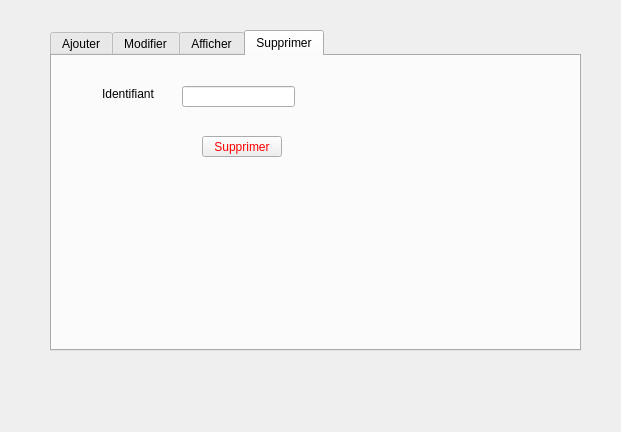
<?xml version="1.0" encoding="UTF-8"?>
<ui version="4.0">
 <class>avion</class>
 <widget class="QDialog" name="avion">
  <property name="geometry">
   <rect>
    <x>0</x>
    <y>0</y>
    <width>621</width>
    <height>432</height>
   </rect>
  </property>
  <property name="windowTitle">
   <string>Dialog</string>
  </property>
  <widget class="QTabWidget" name="AVION">
   <property name="geometry">
    <rect>
     <x>50</x>
     <y>30</y>
     <width>531</width>
     <height>321</height>
    </rect>
   </property>
   <property name="currentIndex">
    <number>3</number>
   </property>
   <widget class="QWidget" name="tab">
    <attribute name="title">
     <string>Ajouter</string>
    </attribute>
    <widget class="QLabel" name="label">
     <property name="geometry">
      <rect>
       <x>30</x>
       <y>30</y>
       <width>51</width>
       <height>16</height>
      </rect>
     </property>
     <property name="text">
      <string>Identifiant</string>
     </property>
    </widget>
    <widget class="QLabel" name="label_2">
     <property name="geometry">
      <rect>
       <x>30</x>
       <y>70</y>
       <width>47</width>
       <height>13</height>
      </rect>
     </property>
     <property name="text">
      <string>Capacité</string>
     </property>
    </widget>
    <widget class="QLabel" name="label_3">
     <property name="geometry">
      <rect>
       <x>30</x>
       <y>120</y>
       <width>47</width>
       <height>13</height>
      </rect>
     </property>
     <property name="text">
      <string>Etat</string>
     </property>
    </widget>
    <widget class="QLabel" name="label_4">
     <property name="geometry">
      <rect>
       <x>30</x>
       <y>170</y>
       <width>47</width>
       <height>13</height>
      </rect>
     </property>
     <property name="text">
      <string>Type</string>
     </property>
    </widget>
    <widget class="QLineEdit" name="le_id">
     <property name="geometry">
      <rect>
       <x>110</x>
       <y>30</y>
       <width>113</width>
       <height>21</height>
      </rect>
     </property>
    </widget>
    <widget class="QLineEdit" name="le_capacite">
     <property name="geometry">
      <rect>
       <x>110</x>
       <y>70</y>
       <width>113</width>
       <height>21</height>
      </rect>
     </property>
    </widget>
    <widget class="QPushButton" name="pb_Ajouter">
     <property name="geometry">
      <rect>
       <x>300</x>
       <y>90</y>
       <width>101</width>
       <height>21</height>
      </rect>
     </property>
     <property name="styleSheet">
      <string notr="true">color:lime;</string>
     </property>
     <property name="text">
      <string>Ajouter</string>
     </property>
    </widget>
    <widget class="QLabel" name="label_14">
     <property name="geometry">
      <rect>
       <x>440</x>
       <y>247</y>
       <width>51</width>
       <height>20</height>
      </rect>
     </property>
     <property name="text">
      <string/>
     </property>
     <property name="pixmap">
      <pixmap>D:/Esprit/2eme année/semestre 1/projet cpp/logo/logo 1.3.png</pixmap>
     </property>
    </widget>
    <widget class="QLabel" name="label_15">
     <property name="geometry">
      <rect>
       <x>481</x>
       <y>213</y>
       <width>20</width>
       <height>20</height>
      </rect>
     </property>
     <property name="text">
      <string/>
     </property>
     <property name="pixmap">
      <pixmap>D:/Esprit/2eme année/semestre 1/projet cpp/logo/logo4.png</pixmap>
     </property>
    </widget>
    <widget class="QLabel" name="label_16">
     <property name="geometry">
      <rect>
       <x>0</x>
       <y>0</y>
       <width>531</width>
       <height>301</height>
      </rect>
     </property>
     <property name="text">
      <string/>
     </property>
     <property name="pixmap">
      <pixmap>D:/Esprit/2eme année/semestre 1/projet cpp/logo/image1.jpg</pixmap>
     </property>
    </widget>
    <widget class="QComboBox" name="cb_etat">
     <property name="geometry">
      <rect>
       <x>110</x>
       <y>120</y>
       <width>101</width>
       <height>22</height>
      </rect>
     </property>
     <item>
      <property name="text">
       <string>Fonctionnel</string>
      </property>
     </item>
     <item>
      <property name="text">
       <string>Endommagé</string>
      </property>
     </item>
     <item>
      <property name="text">
       <string>En réparration</string>
      </property>
     </item>
    </widget>
    <widget class="QComboBox" name="cb_type">
     <property name="geometry">
      <rect>
       <x>110</x>
       <y>170</y>
       <width>72</width>
       <height>22</height>
      </rect>
     </property>
     <item>
      <property name="text">
       <string>jet privé</string>
      </property>
     </item>
     <item>
      <property name="text">
       <string>avion de tourisme</string>
      </property>
     </item>
    </widget>
    <zorder>label_16</zorder>
    <zorder>label</zorder>
    <zorder>label_2</zorder>
    <zorder>label_3</zorder>
    <zorder>label_4</zorder>
    <zorder>le_id</zorder>
    <zorder>le_capacite</zorder>
    <zorder>pb_Ajouter</zorder>
    <zorder>label_14</zorder>
    <zorder>label_15</zorder>
    <zorder>cb_etat</zorder>
    <zorder>cb_type</zorder>
   </widget>
   <widget class="QWidget" name="tab_2">
    <attribute name="title">
     <string>Modifier</string>
    </attribute>
    <widget class="QLabel" name="label_8">
     <property name="geometry">
      <rect>
       <x>30</x>
       <y>30</y>
       <width>51</width>
       <height>16</height>
      </rect>
     </property>
     <property name="text">
      <string>Identifiant</string>
     </property>
    </widget>
    <widget class="QLabel" name="label_9">
     <property name="geometry">
      <rect>
       <x>30</x>
       <y>70</y>
       <width>47</width>
       <height>13</height>
      </rect>
     </property>
     <property name="text">
      <string>Capacité</string>
     </property>
    </widget>
    <widget class="QLabel" name="label_10">
     <property name="geometry">
      <rect>
       <x>30</x>
       <y>170</y>
       <width>47</width>
       <height>13</height>
      </rect>
     </property>
     <property name="text">
      <string>Type</string>
     </property>
    </widget>
    <widget class="QLabel" name="label_11">
     <property name="geometry">
      <rect>
       <x>30</x>
       <y>120</y>
       <width>47</width>
       <height>13</height>
      </rect>
     </property>
     <property name="text">
      <string>Etat</string>
     </property>
    </widget>
    <widget class="QLineEdit" name="lineEdit_id_m">
     <property name="geometry">
      <rect>
       <x>110</x>
       <y>30</y>
       <width>113</width>
       <height>21</height>
      </rect>
     </property>
    </widget>
    <widget class="QLineEdit" name="lineEdit_capacite_m">
     <property name="geometry">
      <rect>
       <x>110</x>
       <y>70</y>
       <width>113</width>
       <height>21</height>
      </rect>
     </property>
    </widget>
    <widget class="QLineEdit" name="lineEdit_type_m">
     <property name="geometry">
      <rect>
       <x>110</x>
       <y>170</y>
       <width>113</width>
       <height>21</height>
      </rect>
     </property>
    </widget>
    <widget class="QLineEdit" name="lineEdit_etat_m">
     <property name="geometry">
      <rect>
       <x>110</x>
       <y>120</y>
       <width>113</width>
       <height>21</height>
      </rect>
     </property>
    </widget>
    <widget class="QPushButton" name="pushButton_modifier_2">
     <property name="geometry">
      <rect>
       <x>260</x>
       <y>140</y>
       <width>91</width>
       <height>21</height>
      </rect>
     </property>
     <property name="styleSheet">
      <string notr="true">color:blue;
</string>
     </property>
     <property name="text">
      <string>Modifier</string>
     </property>
    </widget>
    <widget class="QLabel" name="label_17">
     <property name="geometry">
      <rect>
       <x>0</x>
       <y>0</y>
       <width>531</width>
       <height>301</height>
      </rect>
     </property>
     <property name="text">
      <string/>
     </property>
     <property name="pixmap">
      <pixmap>D:/Esprit/2eme année/semestre 1/projet cpp/logo/image2.jpg</pixmap>
     </property>
    </widget>
    <zorder>label_17</zorder>
    <zorder>label_8</zorder>
    <zorder>label_9</zorder>
    <zorder>label_10</zorder>
    <zorder>label_11</zorder>
    <zorder>lineEdit_id_m</zorder>
    <zorder>lineEdit_capacite_m</zorder>
    <zorder>lineEdit_type_m</zorder>
    <zorder>lineEdit_etat_m</zorder>
    <zorder>pushButton_modifier_2</zorder>
   </widget>
   <widget class="QWidget" name="Afficher">
    <attribute name="title">
     <string>Afficher</string>
    </attribute>
    <widget class="QPushButton" name="pushButton_Afficher_2">
     <property name="geometry">
      <rect>
       <x>340</x>
       <y>30</y>
       <width>80</width>
       <height>21</height>
      </rect>
     </property>
     <property name="text">
      <string>Afficher</string>
     </property>
    </widget>
    <widget class="QPushButton" name="pushButton_imprimer">
     <property name="geometry">
      <rect>
       <x>340</x>
       <y>80</y>
       <width>80</width>
       <height>21</height>
      </rect>
     </property>
     <property name="text">
      <string>Imprimer</string>
     </property>
    </widget>
    <widget class="QComboBox" name="comboBox_trier">
     <property name="geometry">
      <rect>
       <x>430</x>
       <y>180</y>
       <width>72</width>
       <height>22</height>
      </rect>
     </property>
     <item>
      <property name="text">
       <string>Capacité</string>
      </property>
     </item>
     <item>
      <property name="text">
       <string>Etat</string>
      </property>
     </item>
    </widget>
    <widget class="QLabel" name="label_6">
     <property name="geometry">
      <rect>
       <x>350</x>
       <y>180</y>
       <width>47</width>
       <height>13</height>
      </rect>
     </property>
     <property name="text">
      <string>Trier</string>
     </property>
    </widget>
    <widget class="QLabel" name="label_7">
     <property name="geometry">
      <rect>
       <x>350</x>
       <y>230</y>
       <width>61</width>
       <height>16</height>
      </rect>
     </property>
     <property name="text">
      <string>Rechercher</string>
     </property>
    </widget>
    <widget class="QLineEdit" name="lineEdit_2">
     <property name="geometry">
      <rect>
       <x>430</x>
       <y>230</y>
       <width>91</width>
       <height>21</height>
      </rect>
     </property>
    </widget>
    <widget class="QPushButton" name="pushButton_docExel">
     <property name="geometry">
      <rect>
       <x>340</x>
       <y>130</y>
       <width>91</width>
       <height>21</height>
      </rect>
     </property>
     <property name="text">
      <string>Document Excel</string>
     </property>
    </widget>
    <widget class="QLabel" name="label_18">
     <property name="geometry">
      <rect>
       <x>20</x>
       <y>20</y>
       <width>61</width>
       <height>91</height>
      </rect>
     </property>
     <property name="text">
      <string/>
     </property>
     <property name="pixmap">
      <pixmap>D:/Esprit/2eme année/semestre 1/projet cpp/logo/logo4.png</pixmap>
     </property>
    </widget>
    <widget class="QLabel" name="label_13">
     <property name="geometry">
      <rect>
       <x>-10</x>
       <y>0</y>
       <width>581</width>
       <height>351</height>
      </rect>
     </property>
     <property name="text">
      <string/>
     </property>
     <property name="pixmap">
      <pixmap>D:/Esprit/2eme année/semestre 1/projet cpp/logo/image6.jpg</pixmap>
     </property>
    </widget>
    <widget class="QTableView" name="tab_afficher">
     <property name="geometry">
      <rect>
       <x>10</x>
       <y>30</y>
       <width>271</width>
       <height>211</height>
      </rect>
     </property>
    </widget>
    <zorder>label_13</zorder>
    <zorder>pushButton_Afficher_2</zorder>
    <zorder>pushButton_imprimer</zorder>
    <zorder>comboBox_trier</zorder>
    <zorder>label_6</zorder>
    <zorder>label_7</zorder>
    <zorder>lineEdit_2</zorder>
    <zorder>pushButton_docExel</zorder>
    <zorder>label_18</zorder>
    <zorder>tab_afficher</zorder>
   </widget>
   <widget class="QWidget" name="Supprimer">
    <attribute name="title">
     <string>Supprimer</string>
    </attribute>
    <widget class="QLabel" name="label_5">
     <property name="geometry">
      <rect>
       <x>50</x>
       <y>30</y>
       <width>61</width>
       <height>16</height>
      </rect>
     </property>
     <property name="text">
      <string>Identifiant</string>
     </property>
    </widget>
    <widget class="QPushButton" name="pb_supprimer">
     <property name="geometry">
      <rect>
       <x>150</x>
       <y>80</y>
       <width>80</width>
       <height>21</height>
      </rect>
     </property>
     <property name="styleSheet">
      <string notr="true">color:red;</string>
     </property>
     <property name="text">
      <string>Supprimer</string>
     </property>
    </widget>
    <widget class="QLineEdit" name="le_suppression">
     <property name="geometry">
      <rect>
       <x>130</x>
       <y>30</y>
       <width>113</width>
       <height>21</height>
      </rect>
     </property>
    </widget>
    <widget class="QLabel" name="label_12">
     <property name="geometry">
      <rect>
       <x>290</x>
       <y>20</y>
       <width>261</width>
       <height>251</height>
      </rect>
     </property>
     <property name="text">
      <string/>
     </property>
     <property name="pixmap">
      <pixmap>D:/Esprit/2eme année/semestre 1/projet cpp/logo/logo4.png</pixmap>
     </property>
     <property name="scaledContents">
      <bool>true</bool>
     </property>
    </widget>
    <widget class="QLabel" name="label_19">
     <property name="geometry">
      <rect>
       <x>0</x>
       <y>-8</y>
       <width>531</width>
       <height>301</height>
      </rect>
     </property>
     <property name="text">
      <string/>
     </property>
     <property name="pixmap">
      <pixmap>D:/Esprit/2eme année/semestre 1/projet cpp/logo/image3.jpg</pixmap>
     </property>
    </widget>
    <zorder>label_19</zorder>
    <zorder>label_12</zorder>
    <zorder>label_5</zorder>
    <zorder>pb_supprimer</zorder>
    <zorder>le_suppression</zorder>
   </widget>
  </widget>
 </widget>
 <resources/>
 <connections/>
</ui>
